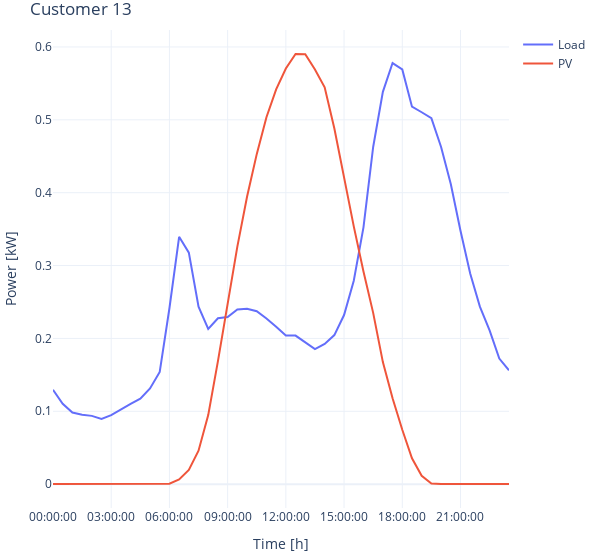
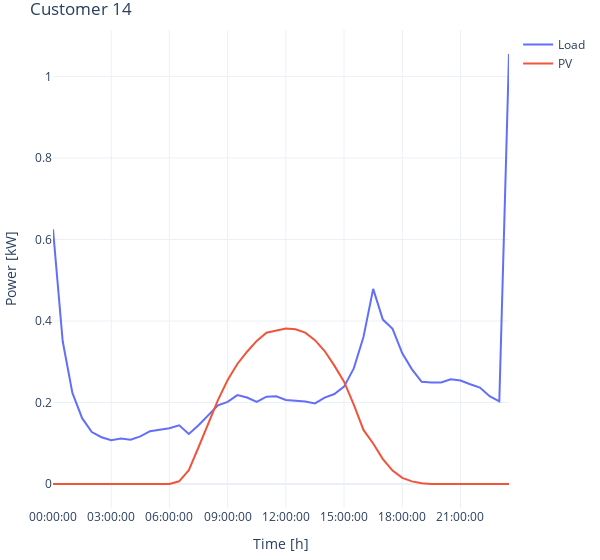
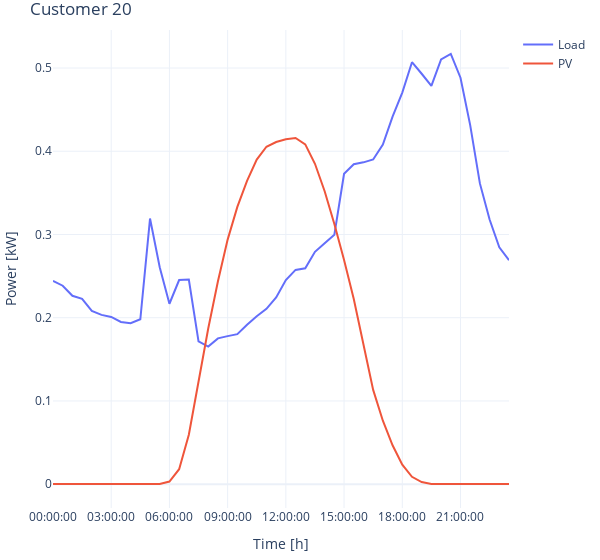
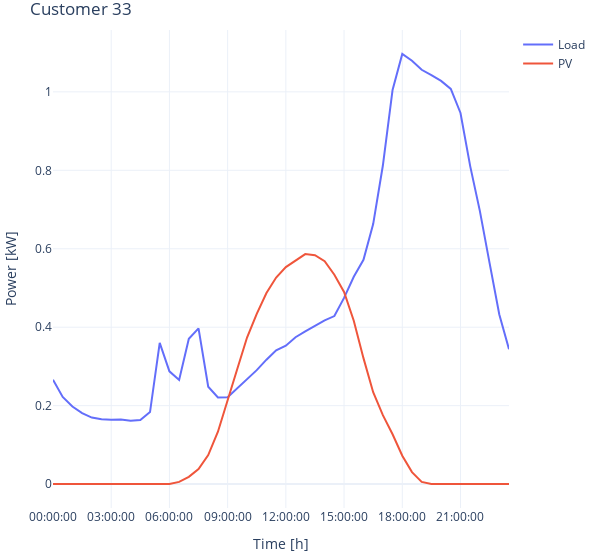

These figures' notebook cell, in order:
### Code cell
import pandas as pd
import numpy as np
import plotly.express as px

times = pd.date_range(start="00:00", end="23:30", freq="30min").time


for i in clean_datasets:
# for i in [13]:
    load = torch.load(f'../data/1_processed/{i}.pt', weights_only=False)['load'].reshape(-1,48).mean(dim=0)
    pv = torch.load(f'../data/1_processed/{i}.pt', weights_only=False)['pv'].reshape(-1,48).mean(dim=0)
    df = pd.DataFrame({'Times': times, "Load": load, "PV": pv})

    fig = px.line(df,x='Times', y=['Load', 'PV'], title=f'Customer {i}')
    fig.update_layout(
        xaxis_title="Time [h]",
        yaxis_title="Power [kW]",
        template="plotly_white",
        width=600,
        margin=dict(l=10, r=10, t=30, b=10),
        xaxis=dict(dtick=6),
        legend_title_text=""
    )
    fig.show()
    # fig.write_image('load_pv.pdf')

### Figure 1 — Plotly figure (JSON) as saved in the notebook; plotly's stock layout.template omitted (floating-point values rounded to 4 significant figures)
{"data": [{"hovertemplate": "variable=Load<br>Times=%{x}<br>value=%{y}<extra></extra>", "legendgroup": "Load", "line": {"color": "#636efa", "dash": "solid"}, "marker": {"symbol": "circle"}, "mode": "lines", "name": "Load", "orientation": "v", "showlegend": true, "type": "scatter", "x": ["00:00:00", "00:30:00", "01:00:00", "01:30:00", "02:00:00", "02:30:00", "03:00:00", "03:30:00", "04:00:00", "04:30:00", "05:00:00", "05:30:00", "06:00:00", "06:30:00", "07:00:00", "07:30:00", "08:00:00", "08:30:00", "09:00:00", "09:30:00", "10:00:00", "10:30:00", "11:00:00", "11:30:00", "12:00:00", "12:30:00", "13:00:00", "13:30:00", "14:00:00", "14:30:00", "15:00:00", "15:30:00", "16:00:00", "16:30:00", "17:00:00", "17:30:00", "18:00:00", "18:30:00", "19:00:00", "19:30:00", "20:00:00", "20:30:00", "21:00:00", "21:30:00", "22:00:00", "22:30:00", "23:00:00", "23:30:00"], "xaxis": "x", "y": [0.1294, 0.1102, 0.09821, 0.09523, 0.09368, 0.08959, 0.09459, 0.1026, 0.1101, 0.1173, 0.1312, 0.154, 0.2414, 0.3394, 0.3177, 0.2437, 0.2131, 0.2276, 0.2295, 0.2396, 0.2408, 0.2373, 0.2273, 0.216, 0.204, 0.2039, 0.1951, 0.1852, 0.1923, 0.2045, 0.2321, 0.2792, 0.3524, 0.4627, 0.5384, 0.5779, 0.5692, 0.518, 0.5104, 0.5024, 0.4628, 0.412, 0.3477, 0.2891, 0.2436, 0.211, 0.1723, 0.1562], "yaxis": "y"}, {"hovertemplate": "variable=PV<br>Times=%{x}<br>value=%{y}<extra></extra>", "legendgroup": "PV", "line": {"color": "#EF553B", "dash": "solid"}, "marker": {"symbol": "circle"}, "mode": "lines", "name": "PV", "orientation": "v", "showlegend": true, "type": "scatter", "x": ["00:00:00", "00:30:00", "01:00:00", "01:30:00", "02:00:00", "02:30:00", "03:00:00", "03:30:00", "04:00:00", "04:30:00", "05:00:00", "05:30:00", "06:00:00", "06:30:00", "07:00:00", "07:30:00", "08:00:00", "08:30:00", "09:00:00", "09:30:00", "10:00:00", "10:30:00", "11:00:00", "11:30:00", "12:00:00", "12:30:00", "13:00:00", "13:30:00", "14:00:00", "14:30:00", "15:00:00", "15:30:00", "16:00:00", "16:30:00", "17:00:00", "17:30:00", "18:00:00", "18:30:00", "19:00:00", "19:30:00", "20:00:00", "20:30:00", "21:00:00", "21:30:00", "22:00:00", "22:30:00", "23:00:00", "23:30:00"], "xaxis": "x", "y": [3.832e-05, 6.569e-05, 6.022e-05, 7.664e-05, 0.000104, 6.569e-05, 9.307e-05, 7.664e-05, 4.927e-05, 5.474e-05, 9.854e-05, 9.854e-05, 0.0006259, 0.00651, 0.01942, 0.04581, 0.09472, 0.1688, 0.2497, 0.326, 0.3945, 0.4529, 0.5035, 0.5419, 0.5704, 0.5905, 0.5902, 0.569, 0.5446, 0.4881, 0.4211, 0.3537, 0.2918, 0.2351, 0.1675, 0.1178, 0.0746, 0.03556, 0.01141, 0.0008513, 8.759e-05, 6.022e-05, 8.759e-05, 6.022e-05, 5.474e-05, 9.307e-05, 0.000104, 6.569e-05], "yaxis": "y"}], "layout": {"legend": {"title": {"text": ""}, "tracegroupgap": 0}, "margin": {"b": 10, "l": 10, "r": 10, "t": 30}, "title": {"text": "Customer 13"}, "width": 600, "xaxis": {"anchor": "y", "domain": [0, 1], "dtick": 6, "title": {"text": "Time [h]"}}, "yaxis": {"anchor": "x", "domain": [0, 1], "title": {"text": "Power [kW]"}}}}

### Figure 2 — Plotly figure (JSON) as saved in the notebook; plotly's stock layout.template omitted (floating-point values rounded to 4 significant figures)
{"data": [{"hovertemplate": "variable=Load<br>Times=%{x}<br>value=%{y}<extra></extra>", "legendgroup": "Load", "line": {"color": "#636efa", "dash": "solid"}, "marker": {"symbol": "circle"}, "mode": "lines", "name": "Load", "orientation": "v", "showlegend": true, "type": "scatter", "x": ["00:00:00", "00:30:00", "01:00:00", "01:30:00", "02:00:00", "02:30:00", "03:00:00", "03:30:00", "04:00:00", "04:30:00", "05:00:00", "05:30:00", "06:00:00", "06:30:00", "07:00:00", "07:30:00", "08:00:00", "08:30:00", "09:00:00", "09:30:00", "10:00:00", "10:30:00", "11:00:00", "11:30:00", "12:00:00", "12:30:00", "13:00:00", "13:30:00", "14:00:00", "14:30:00", "15:00:00", "15:30:00", "16:00:00", "16:30:00", "17:00:00", "17:30:00", "18:00:00", "18:30:00", "19:00:00", "19:30:00", "20:00:00", "20:30:00", "21:00:00", "21:30:00", "22:00:00", "22:30:00", "23:00:00", "23:30:00"], "xaxis": "x", "y": [0.6248, 0.3503, 0.2238, 0.1617, 0.1278, 0.1149, 0.1078, 0.1115, 0.109, 0.117, 0.1299, 0.134, 0.1369, 0.1441, 0.1228, 0.1444, 0.1689, 0.1933, 0.2018, 0.2183, 0.2124, 0.2018, 0.2143, 0.2155, 0.2065, 0.2038, 0.2027, 0.1979, 0.212, 0.2208, 0.2391, 0.2838, 0.361, 0.4788, 0.4035, 0.3807, 0.3208, 0.2815, 0.2508, 0.249, 0.2492, 0.2569, 0.2542, 0.2448, 0.2367, 0.2155, 0.2031, 1.055], "yaxis": "y"}, {"hovertemplate": "variable=PV<br>Times=%{x}<br>value=%{y}<extra></extra>", "legendgroup": "PV", "line": {"color": "#EF553B", "dash": "solid"}, "marker": {"symbol": "circle"}, "mode": "lines", "name": "PV", "orientation": "v", "showlegend": true, "type": "scatter", "x": ["00:00:00", "00:30:00", "01:00:00", "01:30:00", "02:00:00", "02:30:00", "03:00:00", "03:30:00", "04:00:00", "04:30:00", "05:00:00", "05:30:00", "06:00:00", "06:30:00", "07:00:00", "07:30:00", "08:00:00", "08:30:00", "09:00:00", "09:30:00", "10:00:00", "10:30:00", "11:00:00", "11:30:00", "12:00:00", "12:30:00", "13:00:00", "13:30:00", "14:00:00", "14:30:00", "15:00:00", "15:30:00", "16:00:00", "16:30:00", "17:00:00", "17:30:00", "18:00:00", "18:30:00", "19:00:00", "19:30:00", "20:00:00", "20:30:00", "21:00:00", "21:30:00", "22:00:00", "22:30:00", "23:00:00", "23:30:00"], "xaxis": "x", "y": [0.0, 0.0, 0.0, 0.0, 0.0, 0.0, 0.0, 0.0, 0.0, 0.0, 0.0, 0.0, 0.0003686, 0.006898, 0.03435, 0.09037, 0.15, 0.2059, 0.2554, 0.2946, 0.3247, 0.3513, 0.3711, 0.3769, 0.3815, 0.3799, 0.3716, 0.353, 0.3265, 0.2906, 0.2512, 0.1949, 0.1328, 0.09958, 0.06134, 0.03321, 0.01517, 0.006657, 0.001854, 0.0001761, 0.0, 0.0, 0.0, 0.0, 0.0, 0.0, 0.0, 0.0], "yaxis": "y"}], "layout": {"legend": {"title": {"text": ""}, "tracegroupgap": 0}, "margin": {"b": 10, "l": 10, "r": 10, "t": 30}, "title": {"text": "Customer 14"}, "width": 600, "xaxis": {"anchor": "y", "domain": [0, 1], "dtick": 6, "title": {"text": "Time [h]"}}, "yaxis": {"anchor": "x", "domain": [0, 1], "title": {"text": "Power [kW]"}}}}

### Figure 3 — Plotly figure (JSON) as saved in the notebook; plotly's stock layout.template omitted (floating-point values rounded to 4 significant figures)
{"data": [{"hovertemplate": "variable=Load<br>Times=%{x}<br>value=%{y}<extra></extra>", "legendgroup": "Load", "line": {"color": "#636efa", "dash": "solid"}, "marker": {"symbol": "circle"}, "mode": "lines", "name": "Load", "orientation": "v", "showlegend": true, "type": "scatter", "x": ["00:00:00", "00:30:00", "01:00:00", "01:30:00", "02:00:00", "02:30:00", "03:00:00", "03:30:00", "04:00:00", "04:30:00", "05:00:00", "05:30:00", "06:00:00", "06:30:00", "07:00:00", "07:30:00", "08:00:00", "08:30:00", "09:00:00", "09:30:00", "10:00:00", "10:30:00", "11:00:00", "11:30:00", "12:00:00", "12:30:00", "13:00:00", "13:30:00", "14:00:00", "14:30:00", "15:00:00", "15:30:00", "16:00:00", "16:30:00", "17:00:00", "17:30:00", "18:00:00", "18:30:00", "19:00:00", "19:30:00", "20:00:00", "20:30:00", "21:00:00", "21:30:00", "22:00:00", "22:30:00", "23:00:00", "23:30:00"], "xaxis": "x", "y": [0.2443, 0.2384, 0.2263, 0.2227, 0.2082, 0.2034, 0.2009, 0.1948, 0.1935, 0.1981, 0.3192, 0.2606, 0.2168, 0.2453, 0.2458, 0.1715, 0.1653, 0.1752, 0.1779, 0.1802, 0.1916, 0.2018, 0.2107, 0.2243, 0.2453, 0.2574, 0.2593, 0.2792, 0.2895, 0.2998, 0.373, 0.3844, 0.3867, 0.3901, 0.4081, 0.4416, 0.4705, 0.507, 0.4931, 0.4785, 0.5102, 0.5169, 0.4884, 0.4313, 0.3614, 0.3179, 0.2846, 0.269], "yaxis": "y"}, {"hovertemplate": "variable=PV<br>Times=%{x}<br>value=%{y}<extra></extra>", "legendgroup": "PV", "line": {"color": "#EF553B", "dash": "solid"}, "marker": {"symbol": "circle"}, "mode": "lines", "name": "PV", "orientation": "v", "showlegend": true, "type": "scatter", "x": ["00:00:00", "00:30:00", "01:00:00", "01:30:00", "02:00:00", "02:30:00", "03:00:00", "03:30:00", "04:00:00", "04:30:00", "05:00:00", "05:30:00", "06:00:00", "06:30:00", "07:00:00", "07:30:00", "08:00:00", "08:30:00", "09:00:00", "09:30:00", "10:00:00", "10:30:00", "11:00:00", "11:30:00", "12:00:00", "12:30:00", "13:00:00", "13:30:00", "14:00:00", "14:30:00", "15:00:00", "15:30:00", "16:00:00", "16:30:00", "17:00:00", "17:30:00", "18:00:00", "18:30:00", "19:00:00", "19:30:00", "20:00:00", "20:30:00", "21:00:00", "21:30:00", "22:00:00", "22:30:00", "23:00:00", "23:30:00"], "xaxis": "x", "y": [0.0001478, 9.307e-05, 0.0001095, 0.0002135, 0.0001369, 0.0001369, 0.0001533, 0.0001697, 0.0001369, 0.0001259, 0.000208, 0.0002755, 0.003214, 0.01799, 0.05933, 0.1217, 0.187, 0.2437, 0.2938, 0.3331, 0.3644, 0.39, 0.4054, 0.411, 0.4143, 0.4159, 0.4082, 0.3849, 0.3519, 0.3126, 0.2694, 0.2225, 0.1665, 0.1133, 0.07623, 0.04675, 0.02337, 0.008899, 0.002492, 0.0003403, 0.0001314, 0.0001588, 0.0001259, 0.000104, 0.0001697, 0.0001642, 0.0001259, 0.0001807], "yaxis": "y"}], "layout": {"legend": {"title": {"text": ""}, "tracegroupgap": 0}, "margin": {"b": 10, "l": 10, "r": 10, "t": 30}, "title": {"text": "Customer 20"}, "width": 600, "xaxis": {"anchor": "y", "domain": [0, 1], "dtick": 6, "title": {"text": "Time [h]"}}, "yaxis": {"anchor": "x", "domain": [0, 1], "title": {"text": "Power [kW]"}}}}

### Figure 4 — Plotly figure (JSON) as saved in the notebook; plotly's stock layout.template omitted (floating-point values rounded to 4 significant figures)
{"data": [{"hovertemplate": "variable=Load<br>Times=%{x}<br>value=%{y}<extra></extra>", "legendgroup": "Load", "line": {"color": "#636efa", "dash": "solid"}, "marker": {"symbol": "circle"}, "mode": "lines", "name": "Load", "orientation": "v", "showlegend": true, "type": "scatter", "x": ["00:00:00", "00:30:00", "01:00:00", "01:30:00", "02:00:00", "02:30:00", "03:00:00", "03:30:00", "04:00:00", "04:30:00", "05:00:00", "05:30:00", "06:00:00", "06:30:00", "07:00:00", "07:30:00", "08:00:00", "08:30:00", "09:00:00", "09:30:00", "10:00:00", "10:30:00", "11:00:00", "11:30:00", "12:00:00", "12:30:00", "13:00:00", "13:30:00", "14:00:00", "14:30:00", "15:00:00", "15:30:00", "16:00:00", "16:30:00", "17:00:00", "17:30:00", "18:00:00", "18:30:00", "19:00:00", "19:30:00", "20:00:00", "20:30:00", "21:00:00", "21:30:00", "22:00:00", "22:30:00", "23:00:00", "23:30:00"], "xaxis": "x", "y": [0.2659, 0.2222, 0.198, 0.181, 0.1696, 0.1653, 0.1638, 0.1646, 0.1616, 0.1632, 0.1837, 0.36, 0.2875, 0.2657, 0.3703, 0.397, 0.2481, 0.221, 0.2215, 0.2449, 0.2663, 0.2905, 0.3172, 0.3414, 0.353, 0.3746, 0.3892, 0.4044, 0.4176, 0.4284, 0.4746, 0.5286, 0.5718, 0.663, 0.8122, 1.005, 1.097, 1.079, 1.056, 1.043, 1.028, 1.007, 0.9461, 0.8107, 0.6959, 0.5634, 0.4325, 0.3437], "yaxis": "y"}, {"hovertemplate": "variable=PV<br>Times=%{x}<br>value=%{y}<extra></extra>", "legendgroup": "PV", "line": {"color": "#EF553B", "dash": "solid"}, "marker": {"symbol": "circle"}, "mode": "lines", "name": "PV", "orientation": "v", "showlegend": true, "type": "scatter", "x": ["00:00:00", "00:30:00", "01:00:00", "01:30:00", "02:00:00", "02:30:00", "03:00:00", "03:30:00", "04:00:00", "04:30:00", "05:00:00", "05:30:00", "06:00:00", "06:30:00", "07:00:00", "07:30:00", "08:00:00", "08:30:00", "09:00:00", "09:30:00", "10:00:00", "10:30:00", "11:00:00", "11:30:00", "12:00:00", "12:30:00", "13:00:00", "13:30:00", "14:00:00", "14:30:00", "15:00:00", "15:30:00", "16:00:00", "16:30:00", "17:00:00", "17:30:00", "18:00:00", "18:30:00", "19:00:00", "19:30:00", "20:00:00", "20:30:00", "21:00:00", "21:30:00", "22:00:00", "22:30:00", "23:00:00", "23:30:00"], "xaxis": "x", "y": [0.0001095, 0.000115, 8.759e-05, 0.0001204, 0.0001259, 0.0001259, 9.854e-05, 7.117e-05, 9.854e-05, 7.117e-05, 7.117e-05, 4.927e-05, 0.0004653, 0.005608, 0.01857, 0.03849, 0.07399, 0.1337, 0.2113, 0.294, 0.3736, 0.434, 0.4872, 0.5267, 0.5533, 0.5699, 0.5863, 0.5836, 0.5682, 0.5339, 0.4898, 0.4164, 0.3212, 0.2343, 0.1757, 0.1272, 0.07246, 0.03069, 0.005745, 0.0002838, 0.0001204, 0.0001642, 0.000104, 0.0001259, 0.0001369, 8.759e-05, 0.000115, 0.0001095], "yaxis": "y"}], "layout": {"legend": {"title": {"text": ""}, "tracegroupgap": 0}, "margin": {"b": 10, "l": 10, "r": 10, "t": 30}, "title": {"text": "Customer 33"}, "width": 600, "xaxis": {"anchor": "y", "domain": [0, 1], "dtick": 6, "title": {"text": "Time [h]"}}, "yaxis": {"anchor": "x", "domain": [0, 1], "title": {"text": "Power [kW]"}}}}
